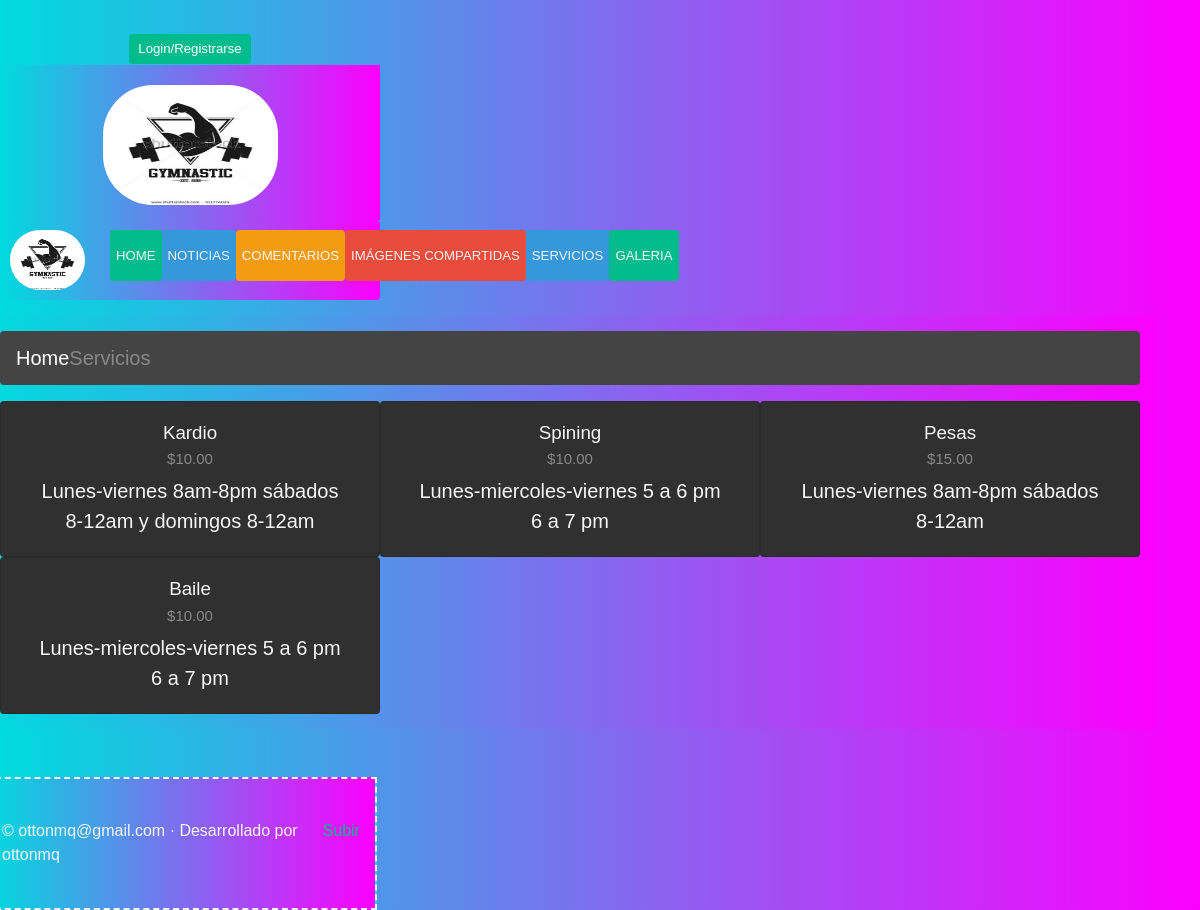
The page /lis/ on the database its author committed.
### core/models.py (models this page shows, shortened)
class Curso(models.Model):
  entrenamiento = models.CharField(max_length=100,unique=True)
  precio = models.CharField(max_length=10)
  horario = models.CharField(max_length=200)

### core/class_views.py (the view)
# urls.py: path('lis/',PersonaList.as_view(),name='lis'),
class PersonaList(ListView):
  model = Curso
  template_name ='core/lis.html'

### core/templates/core/lis.html (shortened to what this page needs)
   {% extends 'core/base.html' %}
{% block contenido %}
    <nav aria-label="breadcrumb">
          <ol class="breadcrumb">
            <li classitem"><a hre
            href="{% url 'home' %}"
            >Home</a></li>
            <li class="breadcrumb-item active" aria-current="page">Servicios</li>
          </ol>
        </nav>
<section class="portfolio" id="portfolio">
      <div class="container">
       <div class="row">
             {% for a in object_list %}
          <div class="card col-md-6 col-lg-4" style="width: 18rem;">
            <div class="card-body">
              <h5 class="card-title">{{a.entrenamiento}}</h5>
              <h6 class="card-subtitle mb-2 text-muted">{{a.precio}}</h6>
              <p class="card-text">{{a.horario}}</p>
            </div>
          </div>
          {%empty%}
            <h1>No hay entrenamientos :(</h1>
          {%endfor%}
       </div>
      </div>
    </section>
{% endblock contenido %}

### core/templates/core/base.html (shortened to what this page needs)
<!DOCTYPE html>
<html lang="en">
<head>
    {% load static %}
   <link href="{% static 'core/css/bootstrap.min.css' %}" rel="stylesheet">
   <link href="https://stackpath.bootstrapcdn.com/bootswatch/4.5.0/darkly/bootstrap.min.css" rel="stylesheet">
    <link href={% static 'core/css/carousel.css' %}" rel ="stylesheet">
     <link rel="stylesheet" href="https://cdnjs.cloudflare.com/ajax/libs/fancybox/3.3.5/jquery.fancybox.min.css" />
    <link rel="stylesheet" href="{% static 'core/css/estilos.css' %}">
    <link rel="stylesheet" href="https://cdn.jsdelivr.net/bxslider/4.2.12/jquery.bxslider.css">
</head>
<body>
  {% block login %}
         <br>
         <p class="login">
<div class="row">
    <div class="col-sm-12 col-md-6 col-lg-4 col-xl-4">
   </p>
    <p class="login">
    {% if request.user.is_authenticated %}
           {% else %}
                <a class="btn btn-success btn-sm"
                 href="/login">Login/Registrarse</a>
              {% endif %}
         </p>
  {% endblock login %}
  {% block header %}
   <header class="header">
    <h1>
      <img id="o" src="{% static 'core/img/logo.jpg' %}" alt="otto Logo" width="175" height="120">
    </h1>
  </header>
  {% endblock header %}
  {% block navbar %}
        <header class="masthead">
          <nav class="navbar navbar-expand-md navbar-light bg-light rounded mb-3">
          <div class="collapse navbar-collapse" id="navbarCollapse">
            <ul class="navbar-nav text-md-center nav-justified w-100">
              <li class="nav-item">
                <a href="#">
                  <img id="o1"src="{% static 'core/img/logo.jpg' %}"
                </a>
              </li>
              <li class="nav-item active">
                <a
                class="btn btn-success btn-sm"
                href="{% url 'home' %}">Home <span class="sr-only">(current)</span></a>
              </li>
              <li class="nav-item">
                <a
                 class="btn btn-info btn-sm"
                href="{%  url 'noti' %}">Noticias</a>
              </li>
              <li class="nav-item">
                <a
                class="btn btn-warning btn-sm"
                 href="{%  url 'comentario' %}">Comentarios</a>
              </li>
                 <li class="nav-item">
                <a
                class="btn btn-danger btn-sm"
                 href="{%  url 'doc' %}">Imágenes compartidas</a>
              </li>
             <li class="nav-item">
                <a
                class="btn btn-info btn-sm"
                 href="/lis">Servicios</a>
              </li>
              <li class="nav-item">
                <a
                class="btn btn-success btn-sm"
                 href="/galeria">Galeria</a>
              </li>
         </ul>
          </div>
        </nav>
  </header>
  {% endblock navbar %}
    <div class="contenido">
        {% block contenido %}
        {% endblock contenido %}
    </div>
   <div>
     {% block footer %}
          <footer class="container mt-5">
          <p class="float-right"><a href="#">Subir</a></p>
          <p>&copy; <script>document.write(new Date().getFullYear()) ottonmq@gmail.com</script> ottonmq@gmail.com &middot; Desarrollado por <a class="c" href="https://www.nubecolectiva.com" target="_blank">ottonmq </a> </p>
      </footer>
    {% endblock footer %}
    </div>
</body>
</html>

### core/static/core/css/estilos.css (style rules this page uses)
body { font-size: 15pt; background: #fc00ff; background: -webkit-linear-gradient(to right, #00dbde, #fc00ff); background: linear-gradient(to right, #00dbde, #fc00ff); }
#o { border-radius: 50px; }
#o1 { width: 75px; height: 60px; border-radius: 50px; }
.header { padding: 20px; display: flex; justify-content: center; align-content: center; height: 155px; background: url(./images/dummy-header.jpg) no-repeat center top; background-size: cover; background: #fc00ff; background: -webkit-linear-gradient(to right, #00dbde, #fc00ff); background: linear-gradient(to right, #00dbde, #fc00ff); }
.login { text-align: center; }
.navbar { background: #fc00ff; background: -webkit-linear-gradient(to right, #00dbde, #fc00ff); background: linear-gradient(to right, #00dbde, #fc00ff); padding: 10px 5px; text-align: center; }
.navbar a { text-decoration: none; text-transform: uppercase; color: whitesmoke; padding: 15px 5px; }
p { margin-bottom:1px; }
footer { text-align: left; border: dashed 2px; font-size: 16px; color: whitesmoke; padding: 40px 20px ; background: #fc00ff; background: -webkit-linear-gradient(to right, #00dbde, #fc00ff); background: linear-gradient(to right, #00dbde, #fc00ff); }
body { font-family: 'Lucida Sans', 'Lucida Sans Regular', 'Lucida Grande', 'Lucida Sans Unicode', Geneva, Verdana, sans-serif; }
.contenido { padding: 15px; background: #fc00ff; background: -webkit-linear-gradient(to right, #00dbde, #fc00ff); background: linear-gradient(to right, #00dbde, #fc00ff); color: whitesmoke; text-align: center; }
.c { color: whitesmoke; }

### rows shown on the page
Curso: entrenamiento "Kardio", precio "$10.00", horario "Lunes-viernes 8am-8pm sábados 8-12am y domingos 8-12am"
Curso: entrenamiento "Spining", precio "$10.00", horario "Lunes-miercoles-viernes 5 a 6 pm 6 a 7 pm"
Curso: entrenamiento "Pesas", precio "$15.00", horario "Lunes-viernes 8am-8pm sábados 8-12am"
Curso: entrenamiento "Baile", precio "$10.00", horario "Lunes-miercoles-viernes 5 a 6 pm 6 a 7 pm"
